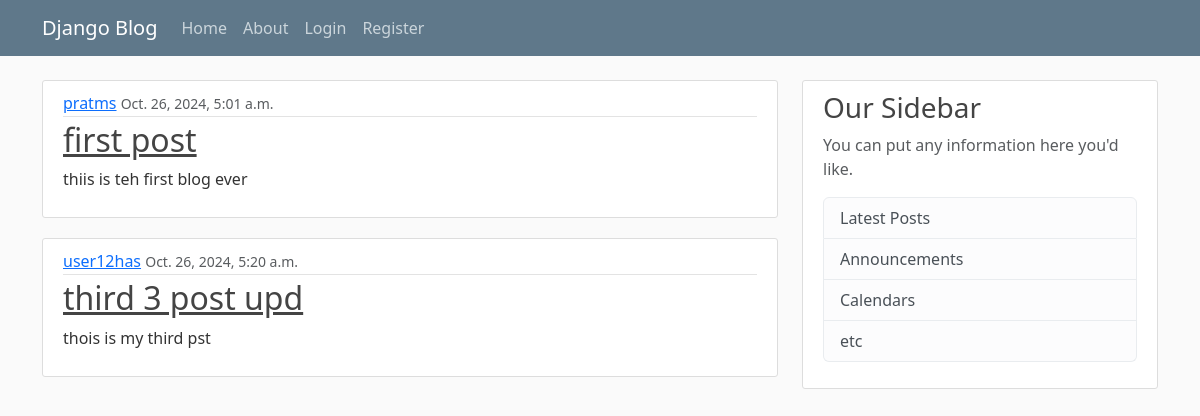
The page / on the database its author committed.
### blog/models.py (models this page shows)
class Post(models.Model):
    title = models.CharField(max_length=100)
    content = models.TextField()
    date_posted = models.DateTimeField(default=timezone.now)
    author = models.ForeignKey(User,on_delete= models.CASCADE)

### blog/views.py (the view)
# urls.py: path('', views.home, name='blog-home'),
def home(request):
    context = {
        'posts' : Post.objects.all()
    }
    return render(request,'blog/home.html',context)

### blog/templates/blog/home.html
{% extends "blog/base.html" %}
{%block content%}
{% for post in posts %}
<article class="media content-section">
    <div class="media-body">
        <div class="article-metadata">
            <a class="mr-2" href="#">{{ post.author }}</a>
            <small class="text-muted">{{ post.date_posted }}</small>
        </div>
        <h2><a class="article-title" href="#">{{ post.title }}</a></h2>
        <p class="article-content">{{ post.content }}</p>
    </div>
</article>
{%endfor%}
{% endblock content%}

### blog/static/blog/main.css (style rules this page uses)
body { background: #fafafa; color: #333333; margin-top: 5rem; }
h1, h2, h3, h4, h5, h6 { color: #444444; }
.content-section { background: #ffffff; padding: 10px 20px; border: 1px solid #dddddd; border-radius: 3px; margin-bottom: 20px; }
.article-title { color: #444444; }
.article-content { white-space: pre-line; }
.article-metadata { padding-bottom: 1px; margin-bottom: 4px; border-bottom: 1px solid #e3e3e3 }

### rows shown on the page
Post: author "pratms", date_posted "Oct. 26, 2024, 5:01 a.m.", title "first post", content "thiis is teh first blog ever"
Post: author "user12has", date_posted "Oct. 26, 2024, 5:20 a.m.", title "third 3 post upd", content "thois is my third pst"
